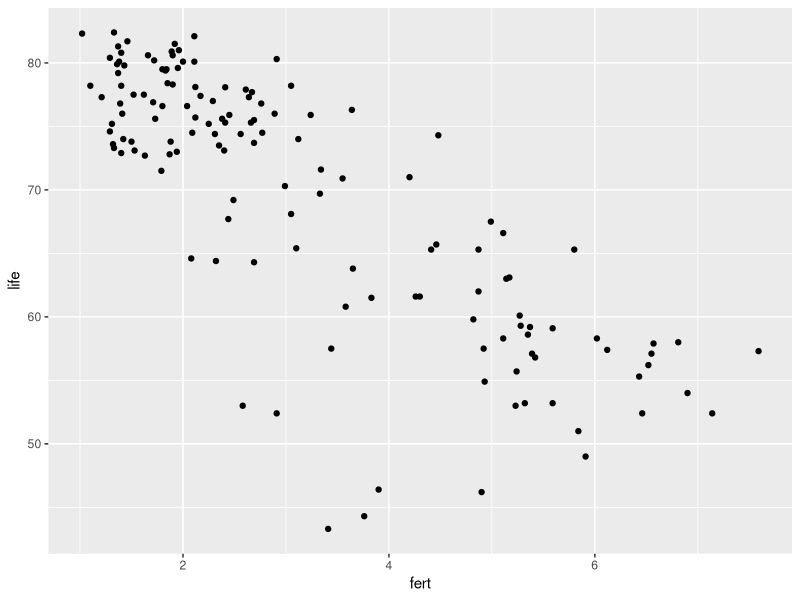
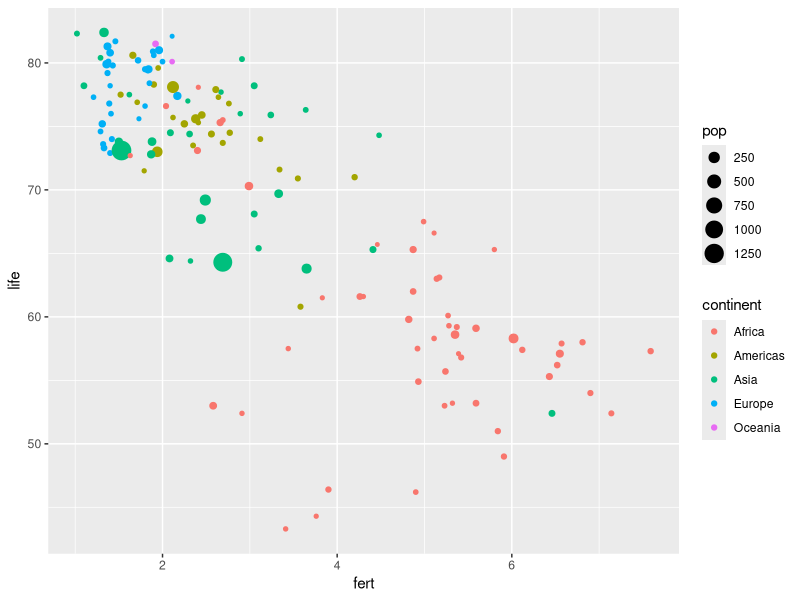
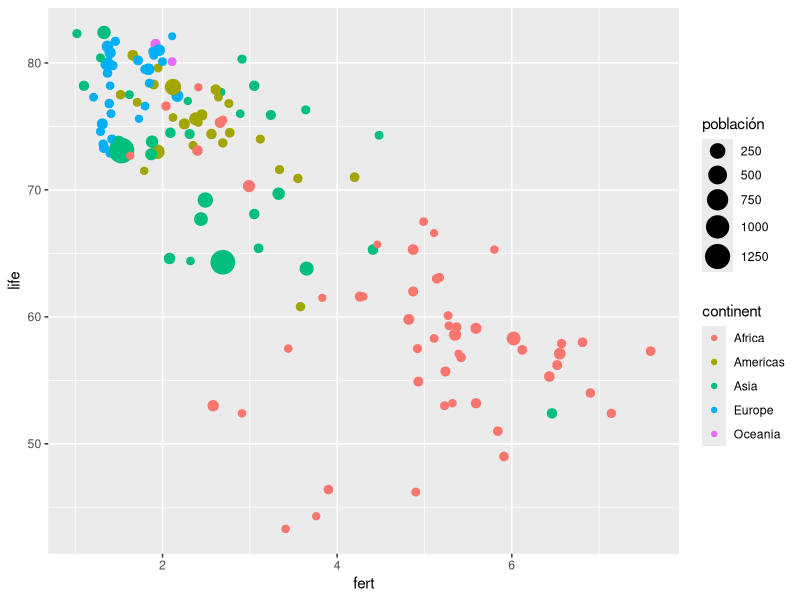
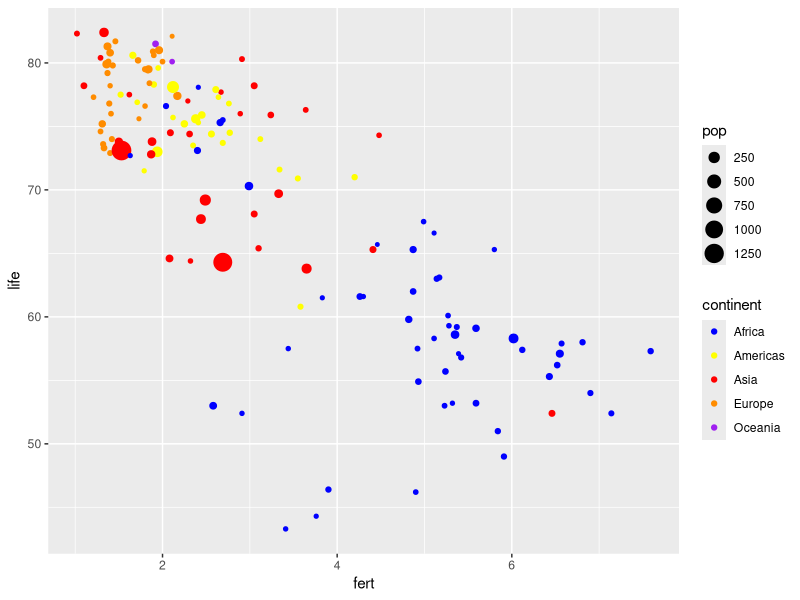
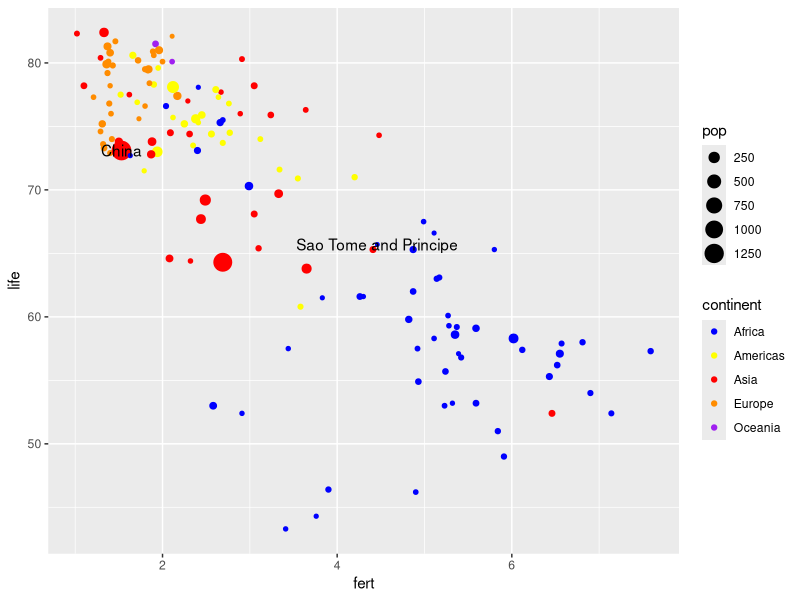
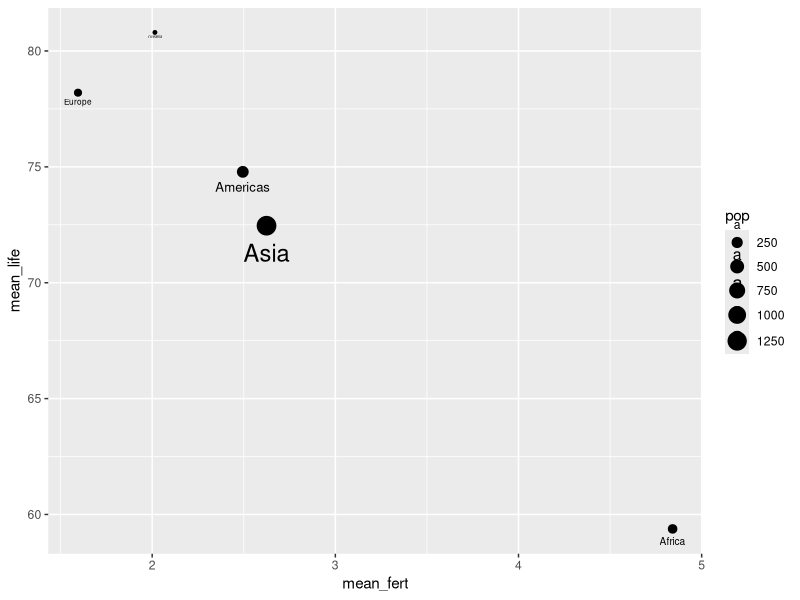
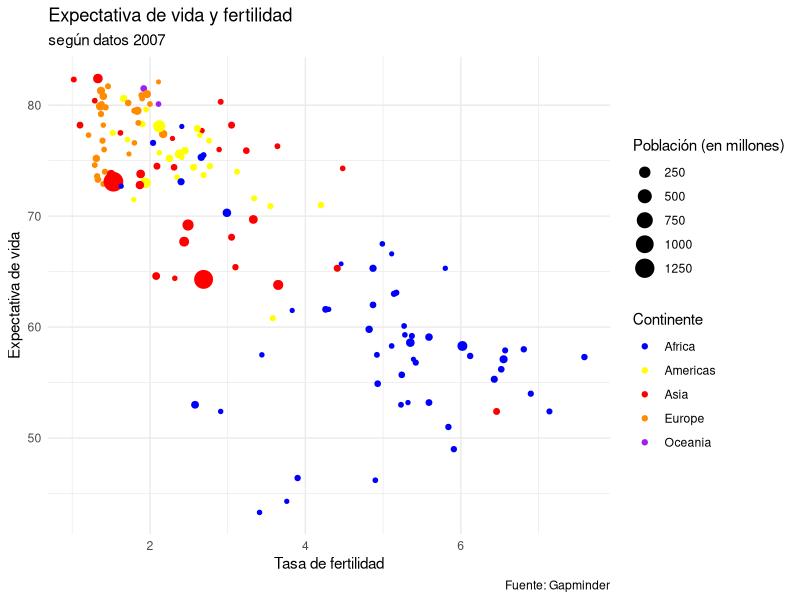
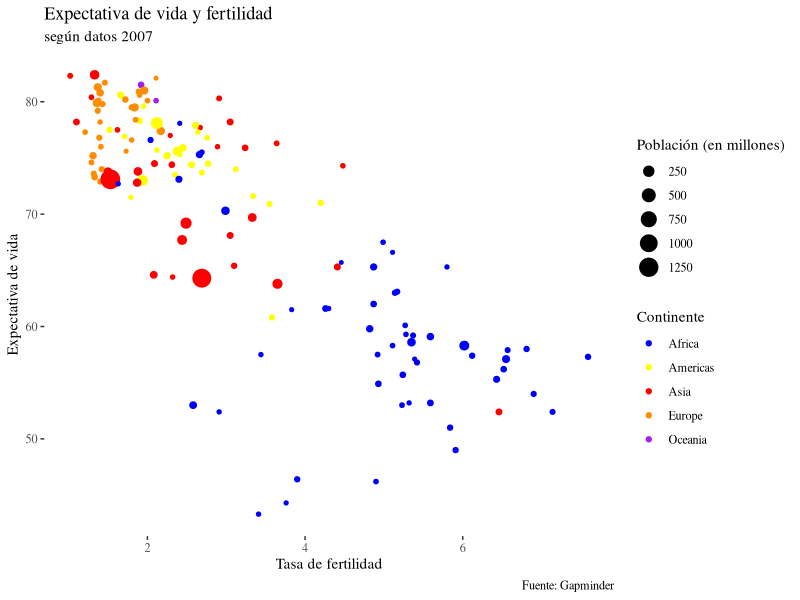

Write R code to recreate these figures, in order.
## ---- chunk 1
library(ggplot2)
library(dplyr)
library(readr)

df <- read_csv('./data/clean_gapminder.csv')
## ---- chunk 2
ggplot(filter(df, year == 2007), aes(x=fert, y=life))+
  geom_point()
## ---- chunk 3
ggplot(filter(df, year == 2007), aes(x = fert, y = life, color = continent, size = pop))+
  geom_point()
## ---- chunk 4
ggplot(filter(df, year == 2007), aes(x = fert, y = life, color = continent, size = pop))+
  geom_point()+ 
  scale_size(range=c(2,8), #Indico en el rango de píxeles que quiero que crezcan
             breaks=c(250,500,750,1000,1250), #Cortes que le hace a la variable continua
             labels=c("250","500","750","1000","1250"), #Indico las etiquetas que van a estar mostradas en la escala de pob
             name = "población") 

## ---- chunk 5
color_continentes <- c( "Europe" = "darkorange", "Asia" = "red", "Africa" = "blue", "Americas" = "yellow", "Oceania" = "purple") 

ggplot(filter(df, year == 2007), aes(x = fert, y= life, color = continent, size = pop))+
  geom_point()+
  scale_color_manual(values = color_continentes)
## ---- chunk 6
#Más grande:
df %>% group_by(country) %>% 
  filter(year == 2007) %>%
  arrange(desc(pop))
  
#Más chico
df %>% group_by(country) %>% 
  filter(year == 2007) %>%
  arrange(pop)
## ---- chunk 7
ggplot(filter(df, year == 2007), aes(x = fert, y= life, color = continent, size = pop))+
  geom_point()+
  scale_color_manual(values = color_continentes)+
  annotate('text',x = 1.53, y = 73.10, label = 'China')+ #Agrego pob más grande
  annotate('text', x = 4.46, y = 65.70, label = 'Sao Tome and Principe') #Agrego pob más chica
## ---- chunk 8
df %>% 
  filter(year == 2007) %>%
  group_by(continent) %>%
  summarise(mean_life = mean(life),
            mean_fert = mean(fert),
            pop = max(pop)) %>%
  ggplot(aes(x = mean_fert, y= mean_life, size = pop))+
    geom_point()+
    scale_color_manual()+
    geom_text(aes(label=continent), #Le paso como parámetro estético que la etiqueta sean los valores de la columna "continent"
              hjust=0.5, #Le indico que mueva las etiquetas 0,5 píxeles a la izquierda
              vjust=2) #Le indico que mueva las etiquetas 2 píxeles hacia abajo
## ---- chunk 9
#Pruebo cambiar el tema con theme_minimal()
ggplot(filter(df, year == 2007), aes(x = fert, y= life, color = continent, size = pop))+
  geom_point()+
  scale_color_manual(values = color_continentes)+
  labs(title = "Expectativa de vida y fertilidad",
       subtitle = "según datos 2007",
       caption = "Fuente: Gapminder",
       size = "Población (en millones)",
       color = "Continente",
       x = "Tasa de fertilidad",
       y = "Expectativa de vida")+
  theme_minimal()

#Pruebo cambiar el tema con alguno de la librería ggthemes
library(ggthemes)

ggplot(filter(df, year == 2007), aes(x = fert, y= life, color = continent, size = pop))+
  geom_point()+
  scale_color_manual(values = color_continentes)+
  labs(title = "Expectativa de vida y fertilidad",
       subtitle = "según datos 2007",
       caption = "Fuente: Gapminder",
       size = "Población (en millones)",
       color = "Continente",
       x = "Tasa de fertilidad",
       y = "Expectativa de vida")+
  theme_tufte()

